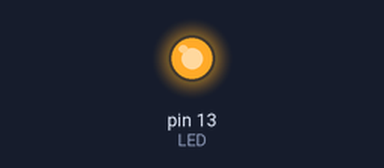
This sketch was run on a simulated Arduino Uno, built with avr-gcc and run on an emulated ATmega328P. Shown: output pins drawn as LEDs (lit = HIGH).

Above: at 0.05 s.
At 2.8 s:
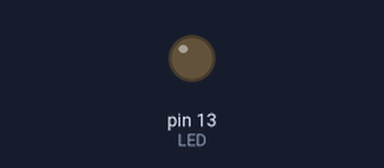
Timing chart, 0 to 3.1 s (numbered marks = the images above):
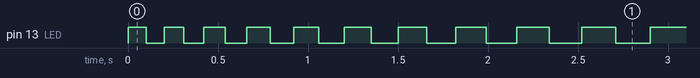

Measured:
- by itself, pin 13 (LED): repeats every 0.21 s: LOW 0.10 s, HIGH 0.11 s
- by itself, everything shown: repeats every 49.4 s, in 184 steps

The sketch:

basicBlink.ino
```cpp
int LED = 13;
int timer = 100;
int dir = 1;
void setup() {
  // put your setup code here, to run once:

  pinMode(13,OUTPUT);
}

void loop() {
  // put your main code here, to run repeatedly:
  digitalWrite(LED,HIGH);
  delay(timer);
  digitalWrite(LED,LOW);
  delay(timer);

  if(dir == 1)
  {
    timer += 10;
  }
  if(dir == 0)
  {
    timer -= 10;
  }
  if(timer <= 10)
  {
    dir = 1;
  }
  if(timer >= 500)
  {
    dir = 0;
  }
}
```
